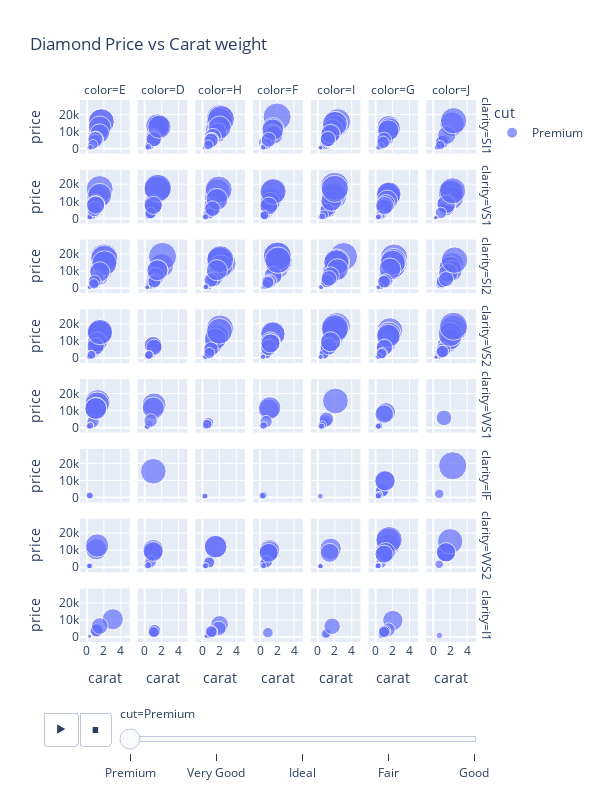

Source (notebook cell):
### Code cell
# Video plot
fig = px.scatter(df,
                 x= 'carat', y = 'price', animation_frame = 'cut',color='cut',
                 size = 'price', facet_col='color',facet_row='clarity',
                 title='Diamond Price vs Carat weight'
                 )

# size of figure 
fig.update_layout(height = 800, width = 600)
fig.show()

fig.write_html('D:\Machine Learning\Day2\Saved HTML\diamond_price_animated.html')
